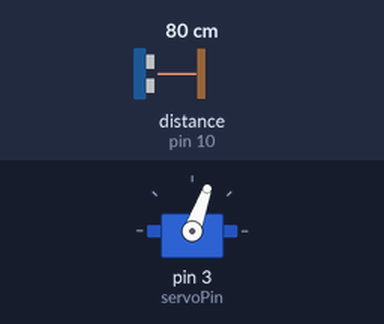
Bench run of a sketch on a simulated Arduino Uno, built with avr-gcc and run on an emulated ATmega328P. On the bench: servo. Wiring (inferred from the names in the program): ultrasonic range finder: trigger pin 9; echo pin 10. Inputs (shaded band) come from the test bench; at power-on: distance to the obstacle (sensor on pin 10) 80 cm. The echo pulse lasts 58.3 µs per cm; what the sketch prints to the serial monitor is not drawn.

Above: at 0.05 s.
At 1.65 s:
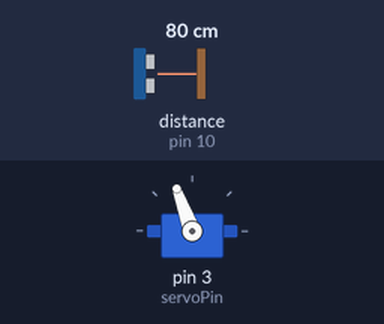
At 2.8 s:
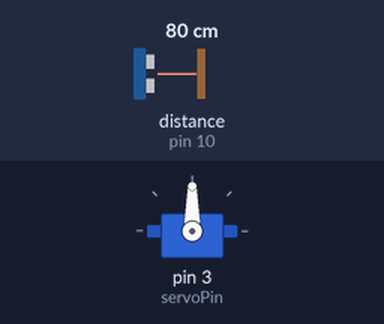
Timing chart, 0 to 7.5 s (numbered marks = the images above):
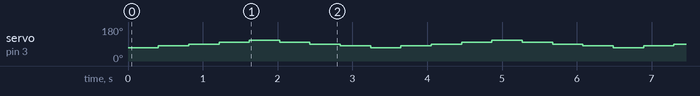

Measured:
- by itself, servo on pin 3 (servoPin): repeats every 3.2 s: 90° 0.41 s, 100° 0.41 s, 110° 0.41 s, 100° 0.41 s, 90° 0.41 s, 80° 0.41 s, 70° 0.41 s, 80° 0.41 s

The sketch:

servo-ultrasonic-plot.ino
```cpp
#include <Servo.h>

#include <LiquidCrystal_I2C.h>
#include <Wire.h>
LiquidCrystal_I2C lcd(0x27, 2, 1, 0, 4, 5, 6, 7, 3, POSITIVE);

Servo servo;

#define MAX_DIST 20

const int servoPin = 3;

const int trigPin = 9;
const int echoPin = 10;

void setup() {
  servo.attach(servoPin);

  pinMode(trigPin, OUTPUT);
  pinMode(echoPin, INPUT);
  digitalWrite(trigPin, LOW);
  Serial.begin(9600);
;

}

void senseDistance(int angle, int column, int row)
{
  servo.write(angle);
  delay(400);
  printDistance(column, row);
  delay(0);
}

int printDistance(int column, int row)
{
  unsigned long distance = readDistance() / 10;
  int dist = distance > MAX_DIST ? MAX_DIST : distance;
  Serial.print("  " );
  Serial.print( dist );
}

unsigned long readDistance()
{
  int duration;
  digitalWrite(trigPin, HIGH);
  delayMicroseconds(1);
  digitalWrite(trigPin, LOW);
  return pulseIn(echoPin, HIGH);
}

void loop() {
  for (;;) {
    senseDistance(70,0,0);
    senseDistance(80,2,1);
    senseDistance(90,6,0);
    senseDistance(100,8,1);
    senseDistance(110,12,0);
    senseDistance(100,8,1);
    senseDistance(90,6,0);
    senseDistance(80,2,1);
    Serial.println("  ");
  }
}
```
